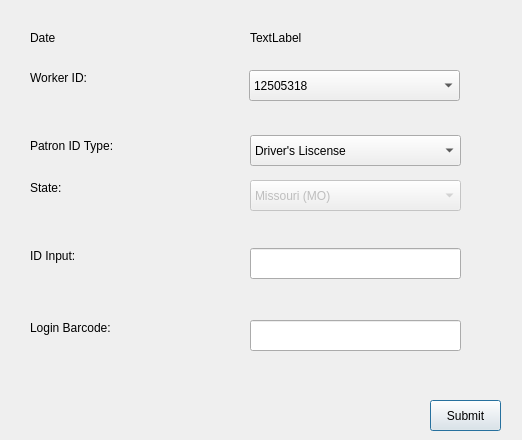
<?xml version="1.0" encoding="UTF-8"?>
<ui version="4.0">
 <class>Form</class>
 <widget class="QWidget" name="Form">
  <property name="geometry">
   <rect>
    <x>0</x>
    <y>0</y>
    <width>522</width>
    <height>440</height>
   </rect>
  </property>
  <property name="windowTitle">
   <string>Form</string>
  </property>
  <widget class="QLabel" name="label_worker">
   <property name="geometry">
    <rect>
     <x>30</x>
     <y>70</y>
     <width>211</width>
     <height>16</height>
    </rect>
   </property>
   <property name="text">
    <string>Worker ID:</string>
   </property>
   <property name="buddy">
    <cstring>label_worker</cstring>
   </property>
  </widget>
  <widget class="QComboBox" name="dropdown_worker">
   <property name="enabled">
    <bool>true</bool>
   </property>
   <property name="geometry">
    <rect>
     <x>249</x>
     <y>70</y>
     <width>211</width>
     <height>31</height>
    </rect>
   </property>
   <item>
    <property name="text">
     <string>12505318</string>
    </property>
   </item>
  </widget>
  <widget class="QLabel" name="label_id_type">
   <property name="geometry">
    <rect>
     <x>30</x>
     <y>135</y>
     <width>211</width>
     <height>21</height>
    </rect>
   </property>
   <property name="text">
    <string>Patron ID Type:</string>
   </property>
  </widget>
  <widget class="QLabel" name="label_id_input">
   <property name="geometry">
    <rect>
     <x>30</x>
     <y>248</y>
     <width>211</width>
     <height>16</height>
    </rect>
   </property>
   <property name="text">
    <string>ID Input:</string>
   </property>
  </widget>
  <widget class="QLineEdit" name="input_id">
   <property name="geometry">
    <rect>
     <x>250</x>
     <y>248</y>
     <width>211</width>
     <height>31</height>
    </rect>
   </property>
  </widget>
  <widget class="QComboBox" name="dropdown_id_type">
   <property name="geometry">
    <rect>
     <x>250</x>
     <y>135</y>
     <width>211</width>
     <height>31</height>
    </rect>
   </property>
   <item>
    <property name="text">
     <string>Driver's Liscense</string>
    </property>
   </item>
   <item>
    <property name="text">
     <string>Passport</string>
    </property>
   </item>
  </widget>
  <widget class="QLineEdit" name="input_login_barcode">
   <property name="geometry">
    <rect>
     <x>250</x>
     <y>320</y>
     <width>211</width>
     <height>31</height>
    </rect>
   </property>
  </widget>
  <widget class="QLabel" name="label_login_barcode">
   <property name="geometry">
    <rect>
     <x>30</x>
     <y>320</y>
     <width>211</width>
     <height>16</height>
    </rect>
   </property>
   <property name="text">
    <string>Login Barcode:</string>
   </property>
  </widget>
  <widget class="QPushButton" name="submit">
   <property name="geometry">
    <rect>
     <x>430</x>
     <y>400</y>
     <width>71</width>
     <height>31</height>
    </rect>
   </property>
   <property name="text">
    <string>Submit</string>
   </property>
   <property name="autoDefault">
    <bool>true</bool>
   </property>
   <property name="default">
    <bool>true</bool>
   </property>
  </widget>
  <widget class="QLabel" name="label_state">
   <property name="geometry">
    <rect>
     <x>30</x>
     <y>180</y>
     <width>211</width>
     <height>16</height>
    </rect>
   </property>
   <property name="text">
    <string>State:</string>
   </property>
  </widget>
  <widget class="QComboBox" name="dropdown_states">
   <property name="enabled">
    <bool>false</bool>
   </property>
   <property name="geometry">
    <rect>
     <x>250</x>
     <y>180</y>
     <width>211</width>
     <height>31</height>
    </rect>
   </property>
   <item>
    <property name="text">
     <string>Missouri (MO)</string>
    </property>
   </item>
  </widget>
  <widget class="QLabel" name="label_date">
   <property name="geometry">
    <rect>
     <x>30</x>
     <y>30</y>
     <width>211</width>
     <height>16</height>
    </rect>
   </property>
   <property name="text">
    <string>Date</string>
   </property>
  </widget>
  <widget class="QLabel" name="todays_date">
   <property name="geometry">
    <rect>
     <x>250</x>
     <y>30</y>
     <width>211</width>
     <height>16</height>
    </rect>
   </property>
   <property name="text">
    <string>TextLabel</string>
   </property>
  </widget>
 </widget>
 <resources/>
 <connections/>
</ui>
